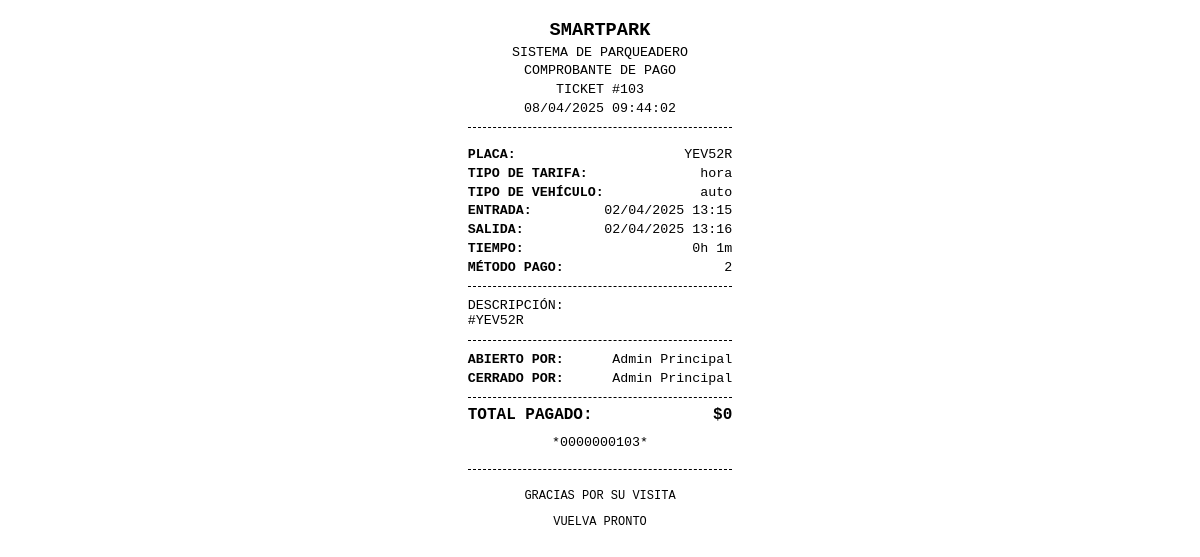
Screenshot of /controladores/imprimir_recibo.php?id=103 with the database file from the repository.
### tables this page shows
CREATE TABLE `registros_parqueo` (
  `id_registro` int(11) NOT NULL,
  `id_vehiculo` int(11) NOT NULL,
  `hora_ingreso` datetime NOT NULL,
  `hora_salida` datetime DEFAULT NULL,
  `estado` varchar(50) NOT NULL,
  `total_pagado` int(10) DEFAULT 0,
  `metodo_pago` varchar(100) DEFAULT NULL,
  `descripcion` text NOT NULL,
  `cerrado_por` varchar(100) NOT NULL,
  `abierto_por` varchar(100) NOT NULL,
  `tipo` varchar(20) NOT NULL DEFAULT 'hora',
  `tiempo_horas` float DEFAULT 1,
  `reportado` tinyint(1) DEFAULT 0,
  `id_reporte` varchar(50) DEFAULT NULL
);

CREATE TABLE `vehiculos` (
  `id_vehiculo` int(11) NOT NULL,
  `id_cliente` int(11) DEFAULT NULL,
  `placa` varchar(10) NOT NULL,
  `tipo` varchar(100) NOT NULL,
  `descripcion` varchar(100) DEFAULT NULL
);

### controladores/imprimir_recibo.php (the view, shortened to what this page needs)
<?php
include '../modelo/conexion.php';
$id_recibo = intval($_GET['id']);
$sql = "SELECT r.*, v.placa, v.tipo as tipo_vehiculo
        FROM registros_parqueo r
        LEFT JOIN vehiculos v ON r.id_vehiculo = v.id_vehiculo
        WHERE r.id_registro = ? AND r.estado = 'cerrado'";
$stmt = $conexion->prepare($sql);
$stmt->bind_param("i", $id_recibo);
$stmt->execute();
$resultado = $stmt->get_result();
$recibo = $resultado->fetch_assoc();
$hora_ingreso = new DateTime($recibo['hora_ingreso']);
$hora_salida = new DateTime($recibo['hora_salida']);
$diferencia = $hora_ingreso->diff($hora_salida);
$tiempo_estancia = '';
$tiempo_estancia .= $diferencia->h . 'h ' . $diferencia->i . 'm';
$hora_ingreso_formateada = $hora_ingreso->format('d/m/Y H:i');
$hora_salida_formateada = $hora_salida->format('d/m/Y H:i');
$total_pagado = '$' . number_format($recibo['total_pagado'], 0, '', ',');
?>
<!DOCTYPE html>
<html lang="es">
<head>
</head>
<body>
    <div class="ticket-container">
        <div class="header">
            <h1>SMARTPARK</h1>
            <p>SISTEMA DE PARQUEADERO</p>
            <p>COMPROBANTE DE PAGO</p>
            <p>TICKET #<?php echo $id_recibo; ?></p>
            <p><?php echo date('d/m/Y H:i:s'); ?></p>
        </div>
        <div class="info-item">
            <span class="label">PLACA:</span>
            <span class="value"><?php echo htmlspecialchars($recibo['placa']); ?></span>
        </div>
        <div class="info-item">
            <span class="label">TIPO DE TARIFA:</span>
            <span class="value"><?php echo htmlspecialchars($recibo['tipo']); ?></span>
        </div>
        <div class="info-item">
            <span class="label">TIPO DE VEHÍCULO:</span>
            <span class="value"><?php echo htmlspecialchars($recibo['tipo_vehiculo']); ?></span>
        </div>
        <div class="info-item">
            <span class="label">ENTRADA:</span>
            <span class="value"><?php echo $hora_ingreso_formateada; ?></span>
        </div>
        <div class="info-item">
            <span class="label">SALIDA:</span>
            <span class="value"><?php echo $hora_salida_formateada; ?></span>
        </div>
        <div class="info-item">
            <span class="label">TIEMPO:</span>
            <span class="value"><?php echo $tiempo_estancia; ?></span>
        </div>
        <div class="info-item">
            <span class="label">MÉTODO PAGO:</span>
            <span class="value"><?php echo htmlspecialchars($recibo['metodo_pago']); ?></span>
        </div>
        <?php if (!empty($recibo['descripcion'])): ?>
        <div class="separator"></div>
        <div>
            <div class="label">DESCRIPCIÓN:</div>
            <div class="value"><?php echo nl2br(htmlspecialchars($recibo['descripcion'])); ?></div>
        </div>
        <?php endif; ?>
        <div class="separator"></div>
        <div class="info-item">
            <span class="label">ABIERTO POR:</span>
            <span class="value"><?php echo htmlspecialchars($recibo['abierto_por']); ?></span>
        </div>
        <div class="info-item">
            <span class="label">CERRADO POR:</span>
            <span class="value"><?php echo htmlspecialchars($recibo['cerrado_por']); ?></span>
        </div>
        <div class="total">
            <div class="info-item">
                <span class="label">TOTAL PAGADO:</span>
                <span class="value"><?php echo $total_pagado; ?></span>
            </div>
        </div>
        <div class="barcode">
            <div>*<?php echo str_pad($id_recibo, 10, '0', STR_PAD_LEFT); ?>*</div>
        </div>
        <div class="footer">
            <p>GRACIAS POR SU VISITA</p>
            <p>VUELVA PRONTO</p>
        </div>
    </div>
</body>
</html>

### controladores/imprimir_recibo.php (style rules this page uses)
body { font-family: 'Courier New', monospace; margin: 0; padding: 5mm; font-size: 10pt; width: 70mm; margin: 0 auto; }
.ticket-container { width: 100%; }
.header { text-align: center; margin-bottom: 5mm; border-bottom: 1px dashed #000; padding-bottom: 2mm; }
.header h1 { margin: 0; font-size: 14pt; font-weight: bold; }
.header p { margin: 1mm 0; }
.info-item { margin-bottom: 1mm; display: flex; justify-content: space-between; }
.info-item .label { font-weight: bold; }
.separator { border-top: 1px dashed #000; margin: 3mm 0; }
.total { font-size: 12pt; font-weight: bold; text-align: right; margin-top: 3mm; padding-top: 2mm; border-top: 1px dashed #000; }
.footer { margin-top: 5mm; text-align: center; font-size: 9pt; border-top: 1px dashed #000; padding-top: 2mm; }
.barcode { text-align: center; margin: 3mm 0; }

### rows the page displays
registros_parqueo: id_vehiculo.placa "YEV52R", tipo "hora", id_vehiculo.tipo "auto", hora_ingreso "02/04/2025 13:15", hora_salida "02/04/2025 13:16", tiempo_estancia "0h 1m", metodo_pago "2", descripcion "#YEV52R", abierto_por "Admin Principal", cerrado_por "Admin Principal", total_pagado "$0"

### other values shown
$id_recibo "103"
str_pad($id_recibo, 10, '0', STR_PAD_LEFT) "0000000103"
